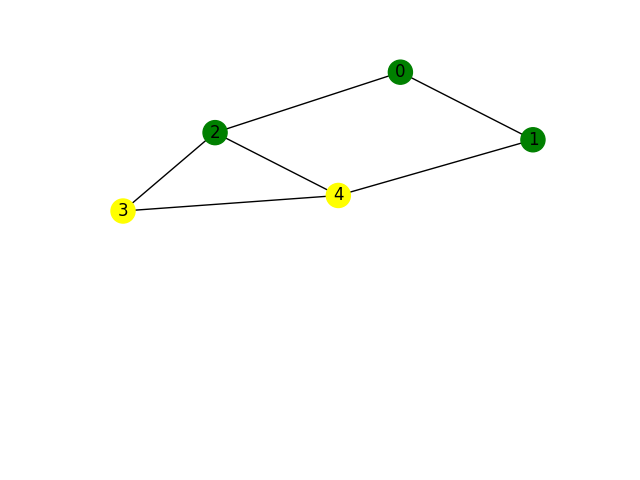

The script that saved this image:
import networkx as nx
import matplotlib.pyplot as plt
G = nx.Graph() 
plt.subplot(211)
G.add_edges_from([(0, 1), (0, 2), (1, 0), (1, 4), (2, 0), (2, 3), (2, 4), (3, 2), (3, 4), (4, 1), (4, 2), (4, 3)])
nx.set_node_attributes(G, {0: 'green', 1: 'green', 2: 'green', 3: 'yellow', 4: 'yellow'}, name='color')
nx.draw(G, with_labels=True, node_color=list(nx.get_node_attributes(G, 'color').values()))
plt.savefig('graph02-01.png')
